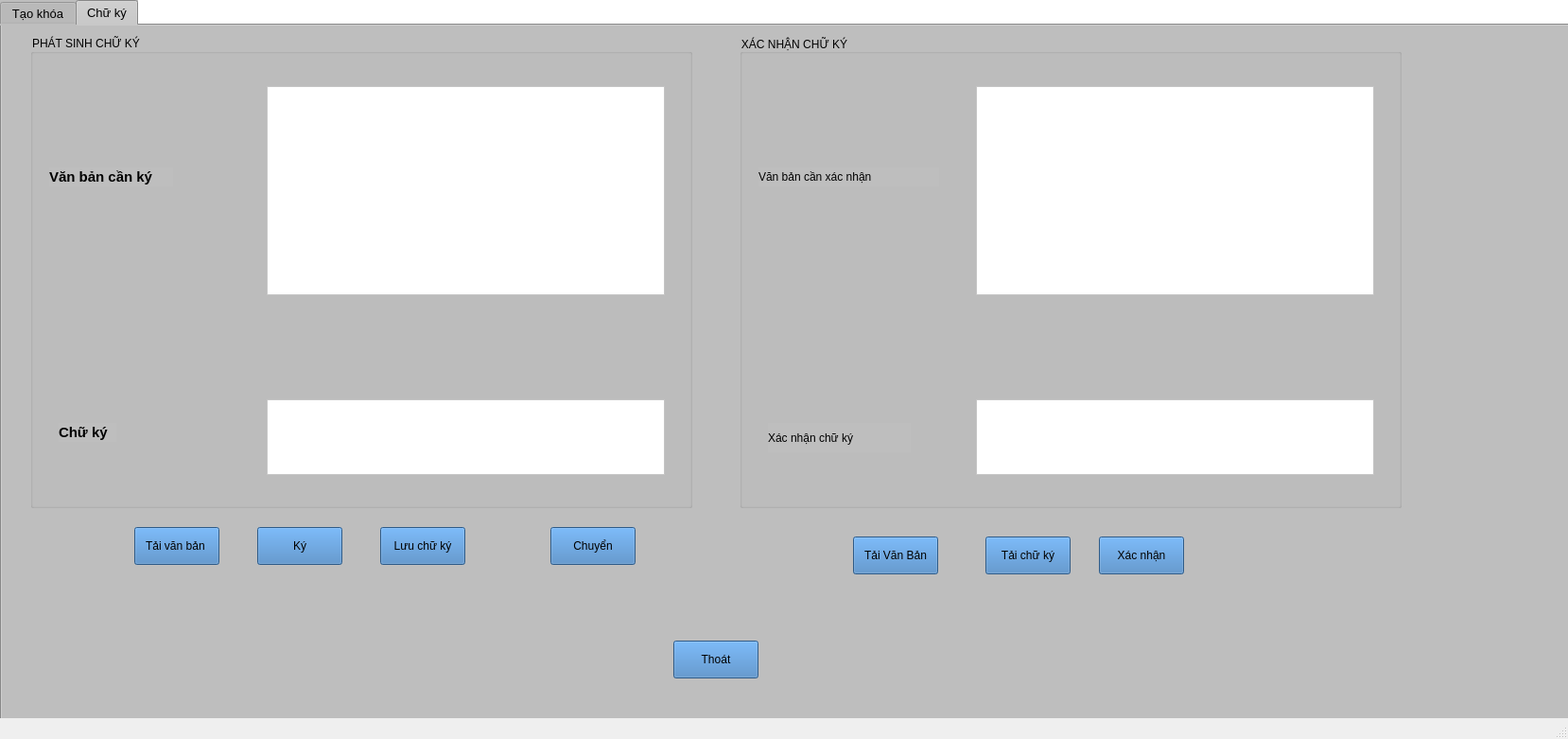
<?xml version="1.0" encoding="UTF-8"?>
<ui version="4.0">
 <class>MainWindow</class>
 <widget class="QMainWindow" name="MainWindow">
  <property name="geometry">
   <rect>
    <x>0</x>
    <y>0</y>
    <width>1658</width>
    <height>781</height>
   </rect>
  </property>
  <property name="windowTitle">
   <string>MainWindow</string>
  </property>
  <property name="layoutDirection">
   <enum>Qt::LeftToRight</enum>
  </property>
  <property name="autoFillBackground">
   <bool>true</bool>
  </property>
  <widget class="QWidget" name="centralwidget">
   <property name="autoFillBackground">
    <bool>false</bool>
   </property>
   <property name="styleSheet">
    <string notr="true">background-color: rgb(255, 255, 255);</string>
   </property>
   <widget class="QTabWidget" name="tabWidget">
    <property name="geometry">
     <rect>
      <x>0</x>
      <y>0</y>
      <width>1920</width>
      <height>1080</height>
     </rect>
    </property>
    <property name="font">
     <font>
      <family>Segoe UI</family>
      <pointsize>10</pointsize>
      <italic>false</italic>
      <bold>false</bold>
     </font>
    </property>
    <property name="autoFillBackground">
     <bool>false</bool>
    </property>
    <property name="styleSheet">
     <string notr="true">color: rgb(0, 0, 0);
font: 10pt &quot;Segoe UI&quot;;
background-color: rgb(190, 190, 190);</string>
    </property>
    <property name="currentIndex">
     <number>1</number>
    </property>
    <widget class="QWidget" name="tab_1">
     <property name="autoFillBackground">
      <bool>false</bool>
     </property>
     <property name="styleSheet">
      <string notr="true">background-color: rgb(190, 190, 190);</string>
     </property>
     <attribute name="title">
      <string>Tạo khóa</string>
     </attribute>
     <widget class="QGroupBox" name="groupBox_2">
      <property name="geometry">
       <rect>
        <x>420</x>
        <y>0</y>
        <width>731</width>
        <height>181</height>
       </rect>
      </property>
      <property name="autoFillBackground">
       <bool>false</bool>
      </property>
      <property name="styleSheet">
       <string notr="true">color: rgb(0, 0, 0);
</string>
      </property>
      <property name="title">
       <string>Chọn số nguyên tố</string>
      </property>
      <widget class="QLineEdit" name="NhapP">
       <property name="geometry">
        <rect>
         <x>80</x>
         <y>40</y>
         <width>113</width>
         <height>28</height>
        </rect>
       </property>
       <property name="styleSheet">
        <string notr="true">background-color: rgb(255, 255, 255);
placeholder-text-color: rgb(153, 153, 153);</string>
       </property>
       <property name="text">
        <string/>
       </property>
       <property name="placeholderText">
        <string>Nhập P</string>
       </property>
      </widget>
      <widget class="QLineEdit" name="NhapQ">
       <property name="geometry">
        <rect>
         <x>80</x>
         <y>90</y>
         <width>113</width>
         <height>28</height>
        </rect>
       </property>
       <property name="styleSheet">
        <string notr="true">background-color: rgb(255, 255, 255);
placeholder-text-color: rgb(153, 153, 153);</string>
       </property>
       <property name="text">
        <string/>
       </property>
       <property name="placeholderText">
        <string>Nhập Q</string>
       </property>
      </widget>
      <widget class="QLabel" name="label_P">
       <property name="geometry">
        <rect>
         <x>40</x>
         <y>40</y>
         <width>16</width>
         <height>20</height>
        </rect>
       </property>
       <property name="font">
        <font>
         <family>Segoe UI</family>
         <pointsize>10</pointsize>
         <italic>false</italic>
         <bold>false</bold>
        </font>
       </property>
       <property name="styleSheet">
        <string notr="true">color: rgb(0, 0, 0);</string>
       </property>
       <property name="text">
        <string>P</string>
       </property>
      </widget>
      <widget class="QLabel" name="label_Q">
       <property name="geometry">
        <rect>
         <x>40</x>
         <y>80</y>
         <width>21</width>
         <height>41</height>
        </rect>
       </property>
       <property name="font">
        <font>
         <family>Segoe UI</family>
         <pointsize>10</pointsize>
         <italic>false</italic>
         <bold>false</bold>
        </font>
       </property>
       <property name="styleSheet">
        <string notr="true">color: rgb(0, 0, 0);</string>
       </property>
       <property name="text">
        <string>Q</string>
       </property>
      </widget>
      <widget class="QLabel" name="thongBaoLoiP">
       <property name="geometry">
        <rect>
         <x>210</x>
         <y>40</y>
         <width>113</width>
         <height>28</height>
        </rect>
       </property>
       <property name="styleSheet">
        <string notr="true">color: rgb(209, 0, 0);</string>
       </property>
       <property name="text">
        <string/>
       </property>
      </widget>
      <widget class="QLabel" name="thongBaoLoiQ">
       <property name="geometry">
        <rect>
         <x>210</x>
         <y>90</y>
         <width>113</width>
         <height>28</height>
        </rect>
       </property>
       <property name="styleSheet">
        <string notr="true">color: rgb(209, 0, 0);</string>
       </property>
       <property name="text">
        <string/>
       </property>
      </widget>
     </widget>
     <widget class="QGroupBox" name="groupBox_3">
      <property name="geometry">
       <rect>
        <x>420</x>
        <y>190</y>
        <width>731</width>
        <height>481</height>
       </rect>
      </property>
      <property name="styleSheet">
       <string notr="true">color: rgb(0, 0, 0);</string>
      </property>
      <property name="title">
       <string>Tính các giá trị</string>
      </property>
      <widget class="QGroupBox" name="groupBox_4">
       <property name="geometry">
        <rect>
         <x>20</x>
         <y>100</y>
         <width>321</width>
         <height>191</height>
        </rect>
       </property>
       <property name="title">
        <string>GroupBox</string>
       </property>
       <widget class="QLabel" name="label_title_3">
        <property name="geometry">
         <rect>
          <x>0</x>
          <y>-1</y>
          <width>131</width>
          <height>21</height>
         </rect>
        </property>
        <property name="font">
         <font>
          <family>Segoe UI</family>
          <pointsize>10</pointsize>
          <italic>false</italic>
          <bold>false</bold>
         </font>
        </property>
        <property name="styleSheet">
         <string notr="true">color: rgb(0, 0, 0);</string>
        </property>
        <property name="text">
         <string>&lt;html&gt;&lt;head/&gt;&lt;body&gt;&lt;p&gt;Khóa công khai&lt;/p&gt;&lt;/body&gt;&lt;/html&gt;</string>
        </property>
       </widget>
       <widget class="QLabel" name="label_E">
        <property name="geometry">
         <rect>
          <x>70</x>
          <y>80</y>
          <width>16</width>
          <height>20</height>
         </rect>
        </property>
        <property name="font">
         <font>
          <family>Segoe UI</family>
          <pointsize>10</pointsize>
          <italic>false</italic>
          <bold>false</bold>
         </font>
        </property>
        <property name="styleSheet">
         <string notr="true">color: rgb(0, 0, 0);</string>
        </property>
        <property name="text">
         <string>E</string>
        </property>
       </widget>
       <widget class="QLabel" name="label_N">
        <property name="geometry">
         <rect>
          <x>220</x>
          <y>80</y>
          <width>21</width>
          <height>20</height>
         </rect>
        </property>
        <property name="font">
         <font>
          <family>Segoe UI</family>
          <pointsize>10</pointsize>
          <italic>false</italic>
          <bold>false</bold>
         </font>
        </property>
        <property name="styleSheet">
         <string notr="true">color: rgb(0, 0, 0);</string>
        </property>
        <property name="text">
         <string>N</string>
        </property>
       </widget>
       <widget class="QLabel" name="showE">
        <property name="geometry">
         <rect>
          <x>20</x>
          <y>120</y>
          <width>113</width>
          <height>28</height>
         </rect>
        </property>
        <property name="styleSheet">
         <string notr="true">color: rgb(0, 0, 0);
background-color: rgb(255, 255, 255);</string>
        </property>
        <property name="text">
         <string/>
        </property>
       </widget>
       <widget class="QLabel" name="showN">
        <property name="geometry">
         <rect>
          <x>180</x>
          <y>120</y>
          <width>113</width>
          <height>28</height>
         </rect>
        </property>
        <property name="styleSheet">
         <string notr="true">color: rgb(0, 0, 0);
background-color: rgb(255, 255, 255);</string>
        </property>
        <property name="text">
         <string/>
        </property>
       </widget>
      </widget>
      <widget class="QGroupBox" name="groupBox_5">
       <property name="geometry">
        <rect>
         <x>380</x>
         <y>100</y>
         <width>321</width>
         <height>191</height>
        </rect>
       </property>
       <property name="title">
        <string>GroupBox</string>
       </property>
       <widget class="QLabel" name="label_title_4">
        <property name="geometry">
         <rect>
          <x>0</x>
          <y>0</y>
          <width>101</width>
          <height>20</height>
         </rect>
        </property>
        <property name="font">
         <font>
          <family>Segoe UI</family>
          <pointsize>10</pointsize>
          <italic>false</italic>
          <bold>false</bold>
         </font>
        </property>
        <property name="styleSheet">
         <string notr="true">color: rgb(0, 0, 0);</string>
        </property>
        <property name="text">
         <string>&lt;html&gt;&lt;head/&gt;&lt;body&gt;&lt;p&gt;Khóa bí mật&lt;/p&gt;&lt;/body&gt;&lt;/html&gt;</string>
        </property>
       </widget>
       <widget class="QLabel" name="label_N_2">
        <property name="geometry">
         <rect>
          <x>220</x>
          <y>80</y>
          <width>21</width>
          <height>20</height>
         </rect>
        </property>
        <property name="font">
         <font>
          <family>Segoe UI</family>
          <pointsize>10</pointsize>
          <italic>false</italic>
          <bold>false</bold>
         </font>
        </property>
        <property name="styleSheet">
         <string notr="true">color: rgb(0, 0, 0);</string>
        </property>
        <property name="text">
         <string>N</string>
        </property>
       </widget>
       <widget class="QLabel" name="label_D">
        <property name="geometry">
         <rect>
          <x>70</x>
          <y>80</y>
          <width>21</width>
          <height>21</height>
         </rect>
        </property>
        <property name="font">
         <font>
          <family>Segoe UI</family>
          <pointsize>10</pointsize>
          <italic>false</italic>
          <bold>false</bold>
         </font>
        </property>
        <property name="styleSheet">
         <string notr="true">color: rgb(0, 0, 0);</string>
        </property>
        <property name="text">
         <string>D</string>
        </property>
       </widget>
       <widget class="QLabel" name="showD">
        <property name="geometry">
         <rect>
          <x>20</x>
          <y>120</y>
          <width>113</width>
          <height>28</height>
         </rect>
        </property>
        <property name="styleSheet">
         <string notr="true">color: rgb(0, 0, 0);
background-color: rgb(255, 255, 255);</string>
        </property>
        <property name="text">
         <string/>
        </property>
       </widget>
       <widget class="QLabel" name="showN_2">
        <property name="geometry">
         <rect>
          <x>180</x>
          <y>120</y>
          <width>113</width>
          <height>28</height>
         </rect>
        </property>
        <property name="styleSheet">
         <string notr="true">color: rgb(0, 0, 0);
background-color: rgb(255, 255, 255);</string>
        </property>
        <property name="text">
         <string/>
        </property>
       </widget>
      </widget>
      <widget class="QPushButton" name="buttonTaoKhoa">
       <property name="geometry">
        <rect>
         <x>130</x>
         <y>310</y>
         <width>101</width>
         <height>51</height>
        </rect>
       </property>
       <property name="styleSheet">
        <string notr="true">background-color: rgb(64, 127, 191);</string>
       </property>
       <property name="text">
        <string>Tạo khóa</string>
       </property>
      </widget>
      <widget class="QPushButton" name="buttonExit">
       <property name="geometry">
        <rect>
         <x>500</x>
         <y>310</y>
         <width>101</width>
         <height>51</height>
        </rect>
       </property>
       <property name="styleSheet">
        <string notr="true">background-color: rgb(64, 127, 191);</string>
       </property>
       <property name="text">
        <string>Thoát</string>
       </property>
      </widget>
     </widget>
    </widget>
    <widget class="QWidget" name="tab_4">
     <attribute name="title">
      <string>Chữ ký</string>
     </attribute>
     <widget class="QPushButton" name="taiVB_2">
      <property name="geometry">
       <rect>
        <x>140</x>
        <y>530</y>
        <width>90</width>
        <height>40</height>
       </rect>
      </property>
      <property name="styleSheet">
       <string notr="true">background-color: rgb(64, 127, 191);</string>
      </property>
      <property name="text">
       <string>Tải văn bản </string>
      </property>
     </widget>
     <widget class="QPushButton" name="Ky">
      <property name="geometry">
       <rect>
        <x>270</x>
        <y>530</y>
        <width>90</width>
        <height>40</height>
       </rect>
      </property>
      <property name="styleSheet">
       <string notr="true">background-color: rgb(64, 127, 191);</string>
      </property>
      <property name="text">
       <string>Ký</string>
      </property>
     </widget>
     <widget class="QPushButton" name="luuChuKy">
      <property name="geometry">
       <rect>
        <x>400</x>
        <y>530</y>
        <width>90</width>
        <height>40</height>
       </rect>
      </property>
      <property name="styleSheet">
       <string notr="true">background-color: rgb(64, 127, 191);</string>
      </property>
      <property name="text">
       <string>Lưu chữ ký</string>
      </property>
     </widget>
     <widget class="QGroupBox" name="groupBox">
      <property name="geometry">
       <rect>
        <x>30</x>
        <y>10</y>
        <width>700</width>
        <height>500</height>
       </rect>
      </property>
      <property name="minimumSize">
       <size>
        <width>399</width>
        <height>0</height>
       </size>
      </property>
      <property name="whatsThis">
       <string>&lt;html&gt;&lt;head/&gt;&lt;body&gt;&lt;p&gt;&lt;span style=&quot; font-size:12pt; font-weight:700;&quot;&gt;Ký&lt;/span&gt;&lt;/p&gt;&lt;/body&gt;&lt;/html&gt;</string>
      </property>
      <property name="styleSheet">
       <string notr="true"/>
      </property>
      <property name="title">
       <string>PHÁT SINH CHỮ KÝ</string>
      </property>
      <property name="alignment">
       <set>Qt::AlignLeading|Qt::AlignLeft|Qt::AlignTop</set>
      </property>
      <property name="checkable">
       <bool>false</bool>
      </property>
      <widget class="QLabel" name="labelVBCanKy_3">
       <property name="geometry">
        <rect>
         <x>30</x>
         <y>410</y>
         <width>61</width>
         <height>20</height>
        </rect>
       </property>
       <property name="font">
        <font>
         <family>Segoe UI</family>
         <pointsize>11</pointsize>
         <italic>false</italic>
         <bold>true</bold>
        </font>
       </property>
       <property name="styleSheet">
        <string notr="true">font: 11pt &quot;Segoe UI&quot;;
font-weight: bold</string>
       </property>
       <property name="text">
        <string>Chữ ký</string>
       </property>
      </widget>
      <widget class="QTextEdit" name="chuKy">
       <property name="geometry">
        <rect>
         <x>250</x>
         <y>385</y>
         <width>421</width>
         <height>80</height>
        </rect>
       </property>
       <property name="styleSheet">
        <string notr="true">background-color: rgb(255, 255, 255);
font: 12pt &quot;Times New Roman&quot;;</string>
       </property>
      </widget>
      <widget class="QLabel" name="labelVBCanKy">
       <property name="geometry">
        <rect>
         <x>20</x>
         <y>140</y>
         <width>131</width>
         <height>20</height>
        </rect>
       </property>
       <property name="font">
        <font>
         <family>Segoe UI</family>
         <pointsize>11</pointsize>
         <italic>false</italic>
         <bold>true</bold>
        </font>
       </property>
       <property name="styleSheet">
        <string notr="true">font: 11pt &quot;Segoe UI&quot;;
font-weight: bold</string>
       </property>
       <property name="text">
        <string>Văn bản cần ký</string>
       </property>
      </widget>
      <widget class="QTextEdit" name="VBCanKy">
       <property name="geometry">
        <rect>
         <x>250</x>
         <y>54</y>
         <width>421</width>
         <height>221</height>
        </rect>
       </property>
       <property name="styleSheet">
        <string notr="true">background-color: rgb(255, 255, 255);
font: 12pt &quot;Times New Roman&quot;;</string>
       </property>
      </widget>
     </widget>
     <widget class="QPushButton" name="buttonExit_2">
      <property name="geometry">
       <rect>
        <x>710</x>
        <y>650</y>
        <width>90</width>
        <height>40</height>
       </rect>
      </property>
      <property name="styleSheet">
       <string notr="true">background-color: rgb(64, 127, 191);</string>
      </property>
      <property name="text">
       <string>Thoát</string>
      </property>
     </widget>
     <widget class="QPushButton" name="taiChuKy">
      <property name="geometry">
       <rect>
        <x>1040</x>
        <y>540</y>
        <width>90</width>
        <height>40</height>
       </rect>
      </property>
      <property name="styleSheet">
       <string notr="true">background-color: rgb(64, 127, 191);</string>
      </property>
      <property name="text">
       <string>Tải chữ ký</string>
      </property>
     </widget>
     <widget class="QPushButton" name="xacNhan">
      <property name="geometry">
       <rect>
        <x>1160</x>
        <y>540</y>
        <width>90</width>
        <height>40</height>
       </rect>
      </property>
      <property name="styleSheet">
       <string notr="true">background-color: rgb(64, 127, 191);</string>
      </property>
      <property name="text">
       <string>Xác nhận</string>
      </property>
     </widget>
     <widget class="QPushButton" name="taiVB_3">
      <property name="geometry">
       <rect>
        <x>900</x>
        <y>540</y>
        <width>90</width>
        <height>40</height>
       </rect>
      </property>
      <property name="styleSheet">
       <string notr="true">background-color: rgb(64, 127, 191);</string>
      </property>
      <property name="text">
       <string>Tải Văn Bản</string>
      </property>
     </widget>
     <widget class="QGroupBox" name="groupBox_8">
      <property name="geometry">
       <rect>
        <x>780</x>
        <y>10</y>
        <width>700</width>
        <height>500</height>
       </rect>
      </property>
      <property name="styleSheet">
       <string notr="true"/>
      </property>
      <property name="title">
       <string>XÁC NHẬN CHỮ KÝ</string>
      </property>
      <widget class="QLabel" name="label">
       <property name="geometry">
        <rect>
         <x>20</x>
         <y>140</y>
         <width>191</width>
         <height>20</height>
        </rect>
       </property>
       <property name="styleSheet">
        <string notr="true">font: 700 11pt &quot;Segoe UI&quot;;</string>
       </property>
       <property name="text">
        <string>Văn bản cần xác nhận</string>
       </property>
      </widget>
      <widget class="QTextEdit" name="VBCanXacNhan">
       <property name="geometry">
        <rect>
         <x>250</x>
         <y>54</y>
         <width>421</width>
         <height>221</height>
        </rect>
       </property>
       <property name="font">
        <font>
         <family>Times New Roman</family>
         <pointsize>12</pointsize>
         <italic>false</italic>
         <bold>false</bold>
        </font>
       </property>
       <property name="styleSheet">
        <string notr="true">background-color: rgb(255, 255, 255);
font: 12pt &quot;Times New Roman&quot;;</string>
       </property>
      </widget>
      <widget class="QLabel" name="label_2">
       <property name="geometry">
        <rect>
         <x>30</x>
         <y>410</y>
         <width>151</width>
         <height>31</height>
        </rect>
       </property>
       <property name="styleSheet">
        <string notr="true">font: 700 11pt &quot;Segoe UI&quot;;</string>
       </property>
       <property name="text">
        <string>Xác nhận chữ ký</string>
       </property>
      </widget>
      <widget class="QTextEdit" name="XacNhanChuKy">
       <property name="geometry">
        <rect>
         <x>250</x>
         <y>385</y>
         <width>421</width>
         <height>80</height>
        </rect>
       </property>
       <property name="font">
        <font>
         <family>Times New Roman</family>
         <pointsize>12</pointsize>
         <italic>false</italic>
         <bold>false</bold>
        </font>
       </property>
       <property name="styleSheet">
        <string notr="true">background-color: rgb(255, 255, 255);
font: 12pt &quot;Times New Roman&quot;;</string>
       </property>
      </widget>
     </widget>
     <widget class="QPushButton" name="Chuyen">
      <property name="geometry">
       <rect>
        <x>580</x>
        <y>530</y>
        <width>90</width>
        <height>40</height>
       </rect>
      </property>
      <property name="styleSheet">
       <string notr="true">background-color: rgb(64, 127, 191);</string>
      </property>
      <property name="text">
       <string>Chuyển</string>
      </property>
     </widget>
    </widget>
   </widget>
  </widget>
  <widget class="QStatusBar" name="statusbar"/>
 </widget>
 <tabstops>
  <tabstop>tabWidget</tabstop>
  <tabstop>NhapP</tabstop>
  <tabstop>NhapQ</tabstop>
  <tabstop>buttonTaoKhoa</tabstop>
  <tabstop>buttonExit</tabstop>
 </tabstops>
 <resources/>
 <connections/>
</ui>
